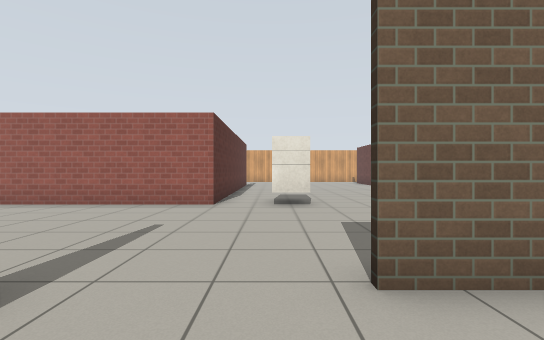
view 1 (above)

22 first-person views from a walk through a world built for the Gazebo simulator. The camera is 0.94 m above the floor, looks level and sees 85° across. The floor is counted in squares, 1 m on a side. Each view is taken from the middle of a square. On the plan, view 1 faces up. The plan holds only what a view shows up to about 11 squares ahead; the rest is blank. Gazebo's built-in surfaces are drawn with simple patterns. Surface patterns are stand-ins for the level's own textures.

view 2
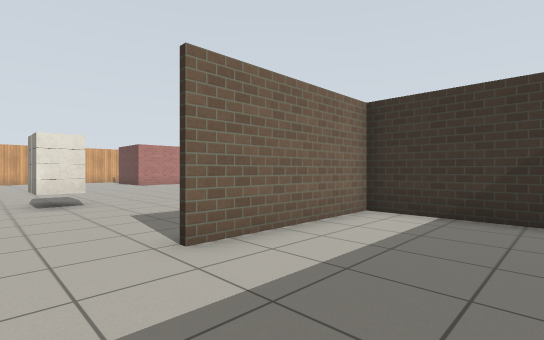

view 3
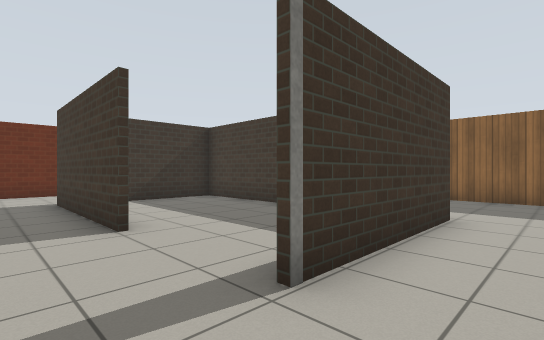

view 4
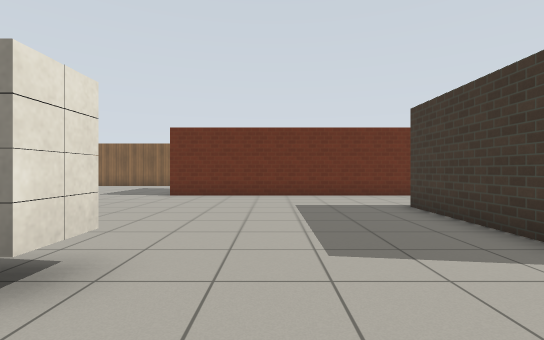

view 5
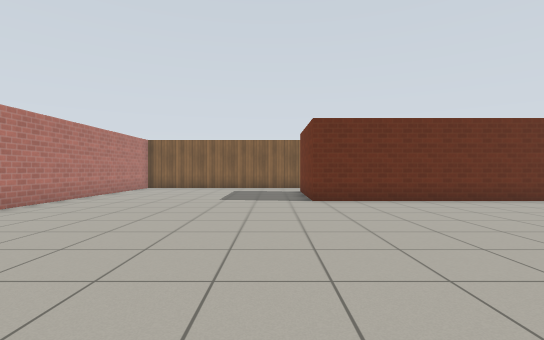

view 6
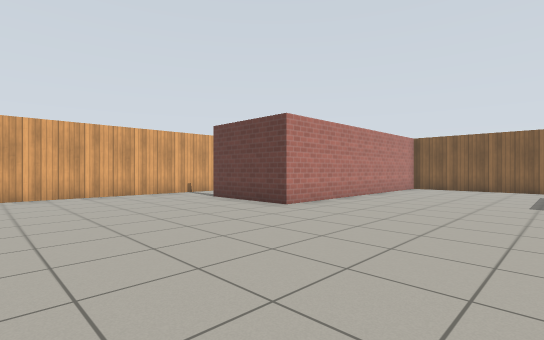

view 7
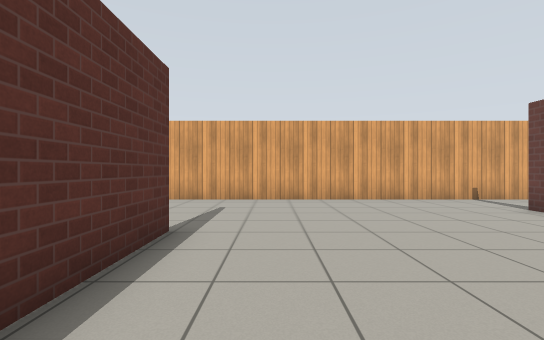

view 8
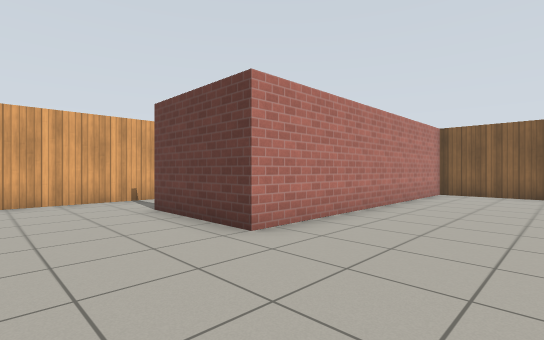

view 9
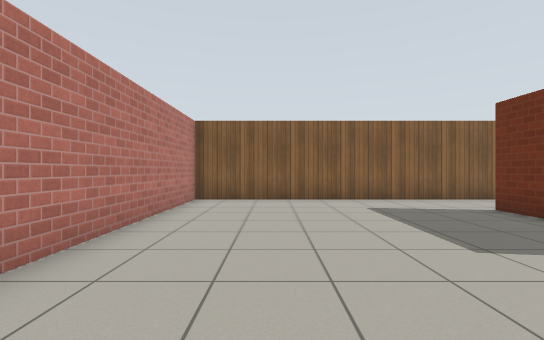

view 10
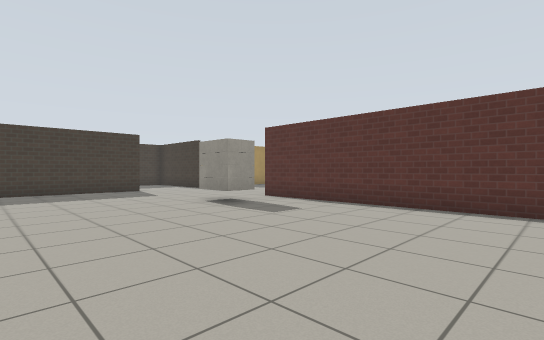

view 11
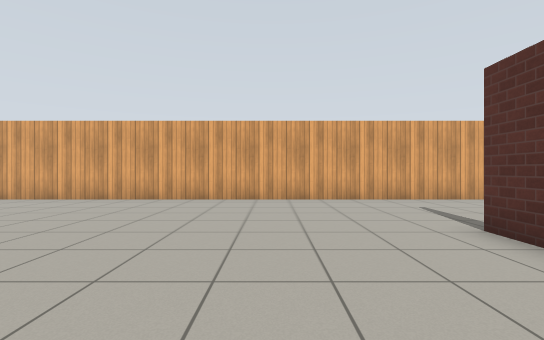

view 12
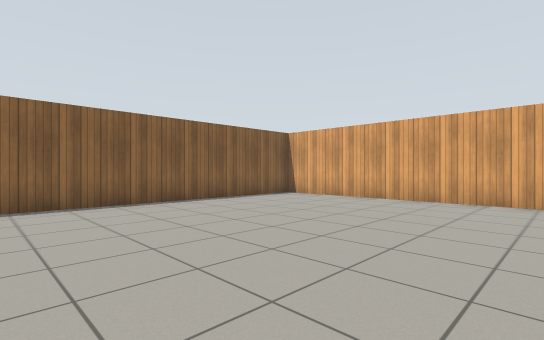

view 13
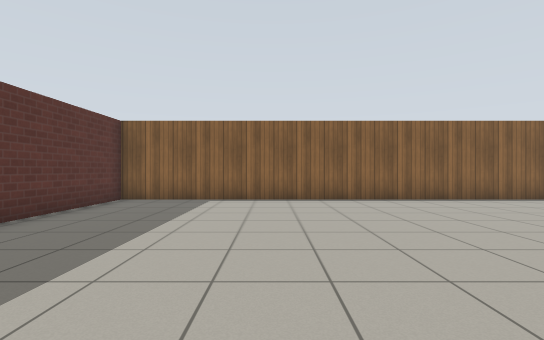

view 14
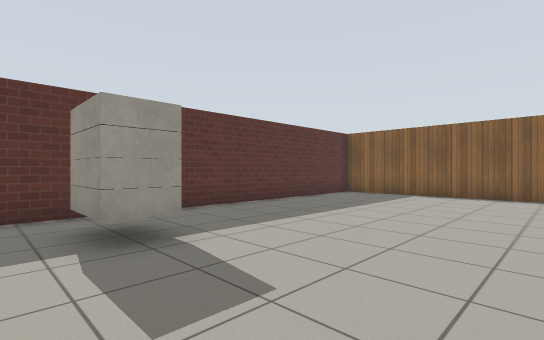

view 15
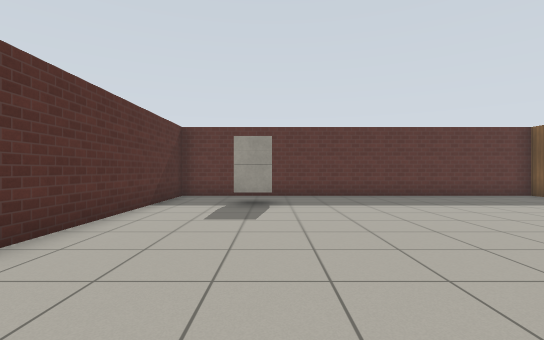

view 16
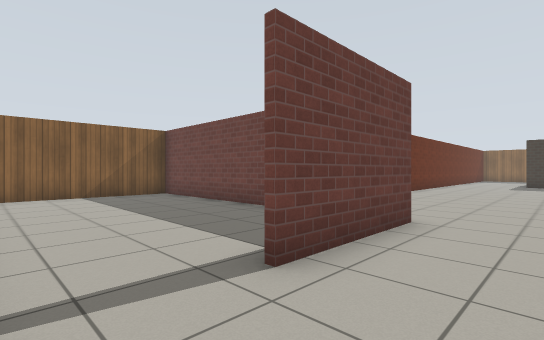

view 17
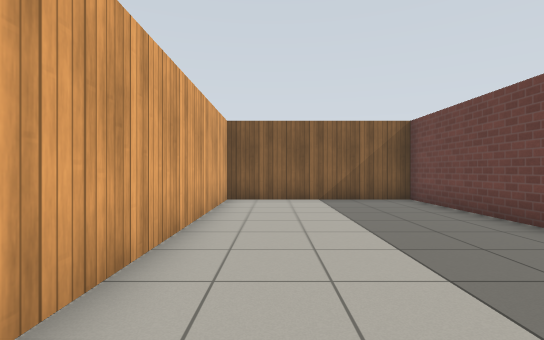

view 18
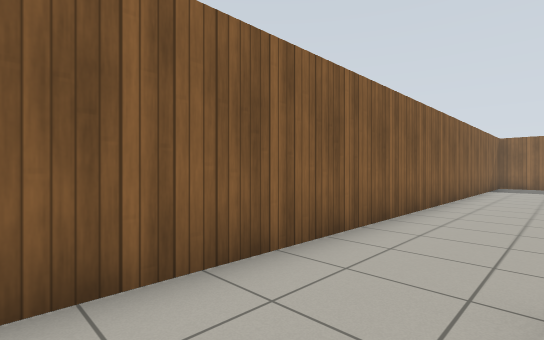

view 19
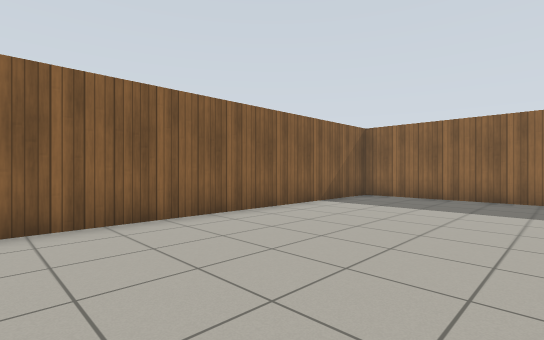

view 20
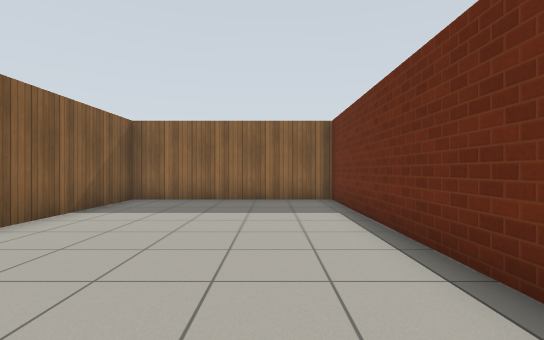

view 21
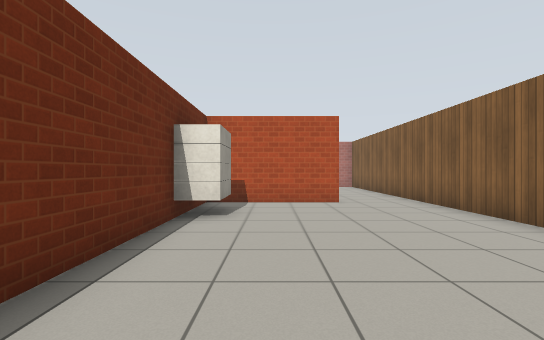

view 22
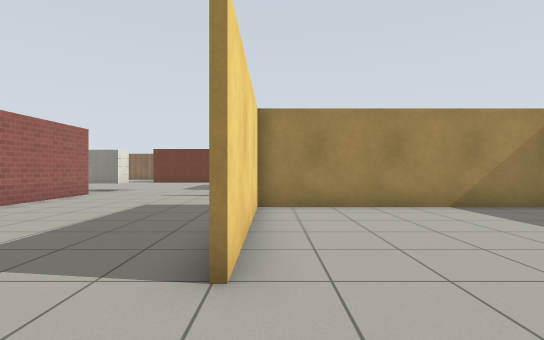

### Floor plan
Ten units are one square. View 1 is at (0, 0); x grows to the right and y downward. Boxes are objects, and circles mark ways between rooms. Rooms are numbered by the first view taken in them; rooms with no view inside come last. Other rooms are left out.
<svg viewBox="-149 -239 309 308">
<path fill="none" stroke="#000" d="M19 21 54 21 54 -23 7 -23M7 -25 56 -25M-17 -175 -17 -186M91 -89 91 -30M-16 -186 -16 -81 -74 -81M-24 23 -24 -22M89 -9 89 -98 130 -98M91 -10 91 64 154 64 154 -234 -136 -234M96 -176 155 -176M130 -96 95 -96M-36 64 -14 64M-55 60 -55 -14 -106 -14M154 -174 60 -174 60 -210M-144 -216 -144 -82 -17 -82 -17 -155"/>
<rect x="-55" y="-115" width="20" height="20" fill="#bbb"><title>other object</title></rect>
<rect x="-5" y="-95" width="20" height="20" fill="#bbb"><title>other object</title></rect>
<rect x="95" y="-85" width="10" height="20" fill="#bbb"><title>other object</title></rect>
<circle cx="-5" cy="-20" r="3" fill="#2a7"/>
<text x="10" y="0">1</text>
<text x="0" y="-90">2</text>
</svg>
Room 1 opens to room 2.

Where each view was taken, in squares from view 1:
view 1: 0 up, 0 right, facing up
view 2: 1 down, 1 left, facing up-right
view 3: 4 up, 4 left, facing down-right
view 4: 6 up, 2 left, facing right
view 5: 11 up, 0 right, facing right
view 6: 12 up, 0 right, facing up-right
view 7: 14 up, 0 right, facing up
view 8: 14 up, 3 right, facing up-right
view 9: 15 up, 6 right, facing right
view 10: 16 up, 6 right, facing down-left
view 11: 14 up, 5 left, facing up
view 12: 14 up, 6 left, facing up-left
view 13: 13 up, 5 left, facing left
view 14: 15 up, 3 left, facing down-left
view 15: 19 up, 5 left, facing down
view 16: 23 up, 4 right, facing down-right
view 17: 22 up, 6 right, facing right
view 18: 12 up, 13 right, facing down-right
view 19: 4 up, 10 right, facing down-right
view 20: 3 up, 11 right, facing down
view 21: 1 up, 11 right, facing up
view 22: 1 up, 13 left, facing right
